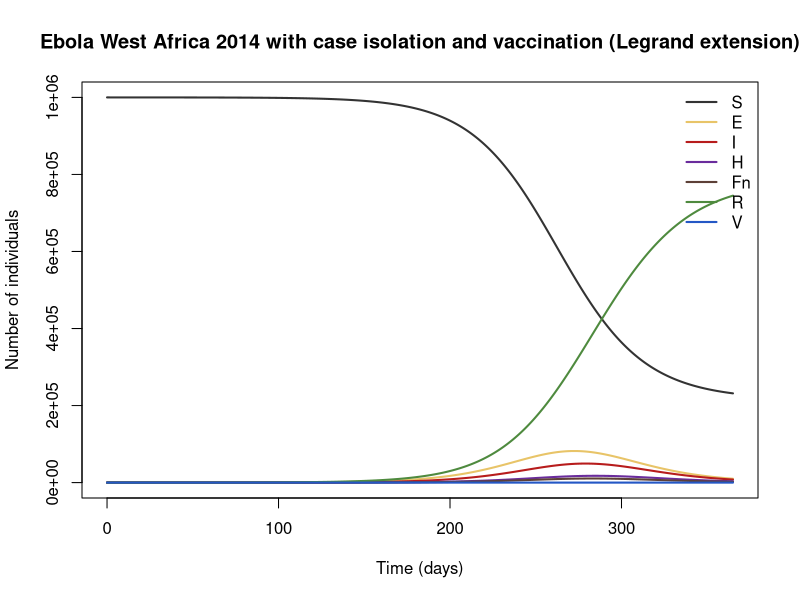

Source code (R):
## Ebola West Africa 2014 with case isolation and vaccination (Legrand extension)
## Ebola virus disease, human, Liberia/Sierra Leone 2014.
## Overlaps substantially with the already-implemented Legrand 2007 model — the compartment skeleton (S,E,I,H,F,R) is the same; the additions are the V compartment with a vaccination lever and the 2014 West-African parameterisation.
## Parameter values: 0 of 13 checked against the source; the rest are recalled or illustrative.
## Reference: Rivers CM, Lofgren ET, Marathe M, Eubank S, Lewis BL (2014). Modeling the impact of interventions on an epidemic of Ebola in Sierra Leone and Liberia. PLOS Currents Outbreaks, Oct 16 ed
## Source: https://doi.org/10.1371/currents.outbreaks.fd38dd85078565450b0be3fcd78f5ccf
##
## Generated from a compartmental model diagram (model format v1).
## Regenerating from the same diagram always gives this exact file.
##
## Compartments: S, E, I, H, Fn, R, V
## Flows (time unit: days):
##   S -> E   : lambda * S
##   S -> V   : nu * eff * S
##   E -> I   : alpha * E
##   I -> H   : gamma_h * theta * I
##   I -> Fn  : gamma_d * cfr * (1 - theta) * I
##   I -> R   : gamma_i * (1 - cfr) * (1 - theta) * I
##   H -> Fn  : gamma_dh * cfr * H
##   H -> R   : gamma_dh * (1 - cfr) * H
##   Fn -> R  : gamma_f * Fn

library(deSolve)

# ---- Time ------------------------------------------------------------
times <- seq(0, 365, by = 0.5)  # days

# ---- Parameters ------------------------------------------------------
parameters <- c(
  beta_i = 0.16,       # community transmission rate [unverified] (per day)
  beta_h = 0.062,      # transmission rate from hospitalised cases (reflects imperfect infection control) [unverified] (per day)
  beta_f = 0.489,      # transmission rate at funerals/from unburied bodies [unverified] (per day)
  alpha = 1 / 11,      # rate of leaving latency (mean incubation ≈11 d) [unverified] (per day)
  theta = 0.248,       # proportion of cases hospitalised/isolated [unverified] (dimensionless)
  gamma_h = 1 / 4.12,  # rate community case → hospital [unverified] (per day)
  gamma_i = 1 / 10,    # rate of leaving community infectiousness [unverified] (per day)
  gamma_d = 1 / 8,     # rate infectious → death (community) [unverified] (per day)
  gamma_dh = 1 / 6,    # rate hospitalised → death [unverified] (per day)
  gamma_f = 1 / 2.01,  # rate of burial (removal of Fn) [unverified] (per day)
  cfr = 0.7,           # case fatality proportion [unverified] (dimensionless)
  nu = 0,              # per-capita vaccination rate (intervention lever; set >0 to simulate a campaign) [illustrative] (per day)
  eff = 0.9            # vaccine efficacy (take) [illustrative] (dimensionless)
)

# ---- Initial conditions ----------------------------------------------
state <- c(
  S = 1e6,  # susceptible
  E = 0,    # latent (infected, not infectious)
  I = 10,   # infectious in the community
  H = 0,    # hospitalised / isolated infectious
  Fn = 0,   # deceased, not yet buried (funeral-transmission compartment)
  R = 0,    # removed (recovered or safely buried)
  V = 0     # vaccinated, immune
)

# ---- Model equations -------------------------------------------------
ebola_rivers_2014_intervention_model <- function(t, state, parameters) {
  with(as.list(c(state, parameters)), {
    # Total population
    N_total <- S + E + I + H + Fn + R + V

    # Derived quantities
    N <- S + E + I + H + R + V                             # living population
    lambda <- (beta_i * I + beta_h * H + beta_f * Fn) / N  # total force of infection

    # Rates of change
    dS <- -lambda * S - nu * eff * S
    dE <- lambda * S - alpha * E
    dI <- alpha * E - gamma_h * theta * I - gamma_d * cfr * (1 - theta) * I - gamma_i * (1 - cfr) * (1 - theta) * I
    dH <- gamma_h * theta * I - gamma_dh * cfr * H - gamma_dh * (1 - cfr) * H
    dFn <- gamma_d * cfr * (1 - theta) * I + gamma_dh * cfr * H - gamma_f * Fn
    dR <- gamma_i * (1 - cfr) * (1 - theta) * I + gamma_dh * (1 - cfr) * H + gamma_f * Fn
    dV <- nu * eff * S

    list(c(dS, dE, dI, dH, dFn, dR, dV))
  })
}

# ---- Solve -----------------------------------------------------------
out <- ode(y = state, times = times, func = ebola_rivers_2014_intervention_model, parms = parameters)
out <- as.data.frame(out)

# ---- Plot ------------------------------------------------------------
compartment_cols <- c(S = "#333333", E = "#E8C468", I = "#B71C1C", H = "#6A2C9C", Fn = "#5D4037", R = "#4E8A3E", V = "#2457C5")
matplot(out$time, out[, names(compartment_cols)], type = "l", lty = 1, lwd = 2,
        col = compartment_cols, xlab = "Time (days)", ylab = "Number of individuals",
        main = "Ebola West Africa 2014 with case isolation and vaccination (Legrand extension)")
legend("topright", legend = names(compartment_cols), col = compartment_cols,
       lty = 1, lwd = 2, bty = "n")
